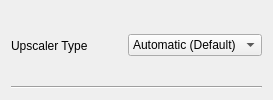
        <widget class="QWidget" name="widget__13_upscalerType" native="true">
         <property name="sizePolicy">
          <sizepolicy hsizetype="Preferred" vsizetype="Maximum">
           <horstretch>0</horstretch>
           <verstretch>0</verstretch>
          </sizepolicy>
         </property>
         <layout class="QVBoxLayout" name="verticalLayout_17">
          <item>
           <widget class="QWidget" name="widget_32" native="true">
            <property name="sizePolicy">
             <sizepolicy hsizetype="Preferred" vsizetype="Minimum">
              <horstretch>0</horstretch>
              <verstretch>0</verstretch>
             </sizepolicy>
            </property>
            <layout class="QHBoxLayout" name="horizontalLayout_17" stretch="0,0,0">
             <property name="spacing">
              <number>0</number>
             </property>
             <property name="leftMargin">
              <number>0</number>
             </property>
             <property name="topMargin">
              <number>0</number>
             </property>
             <property name="rightMargin">
              <number>0</number>
             </property>
             <property name="bottomMargin">
              <number>0</number>
             </property>
             <item>
              <widget class="QLabel" name="label_15">
               <property name="text">
                <string>Upscaler Type</string>
               </property>
              </widget>
             </item>
             <item>
              <spacer name="horizontalSpacer_16">
               <property name="orientation">
                <enum>Qt::Orientation::Horizontal</enum>
               </property>
               <property name="sizeHint" stdset="0">
                <size>
                 <width>40</width>
                 <height>20</height>
                </size>
               </property>
              </spacer>
             </item>
             <item>
              <widget class="QComboBox" name="comboBox_upscalerType">
               <property name="sizePolicy">
                <sizepolicy hsizetype="Fixed" vsizetype="Fixed">
                 <horstretch>0</horstretch>
                 <verstretch>0</verstretch>
                </sizepolicy>
               </property>
               <item>
                <property name="text">
                 <string>Automatic (Default)</string>
                </property>
               </item>
               <item>
                <property name="text">
                 <string>Integer</string>
                </property>
               </item>
               <item>
                <property name="text">
                 <string>Fit</string>
                </property>
               </item>
               <item>
                <property name="text">
                 <string>Fill</string>
                </property>
               </item>
               <item>
                <property name="text">
                 <string>Stretch</string>
                </property>
               </item>
              </widget>
             </item>
            </layout>
           </widget>
          </item>
          <item>
           <widget class="Line" name="line_16">
            <property name="orientation">
             <enum>Qt::Orientation::Horizontal</enum>
            </property>
           </widget>
          </item>
         </layout>
        </widget>
